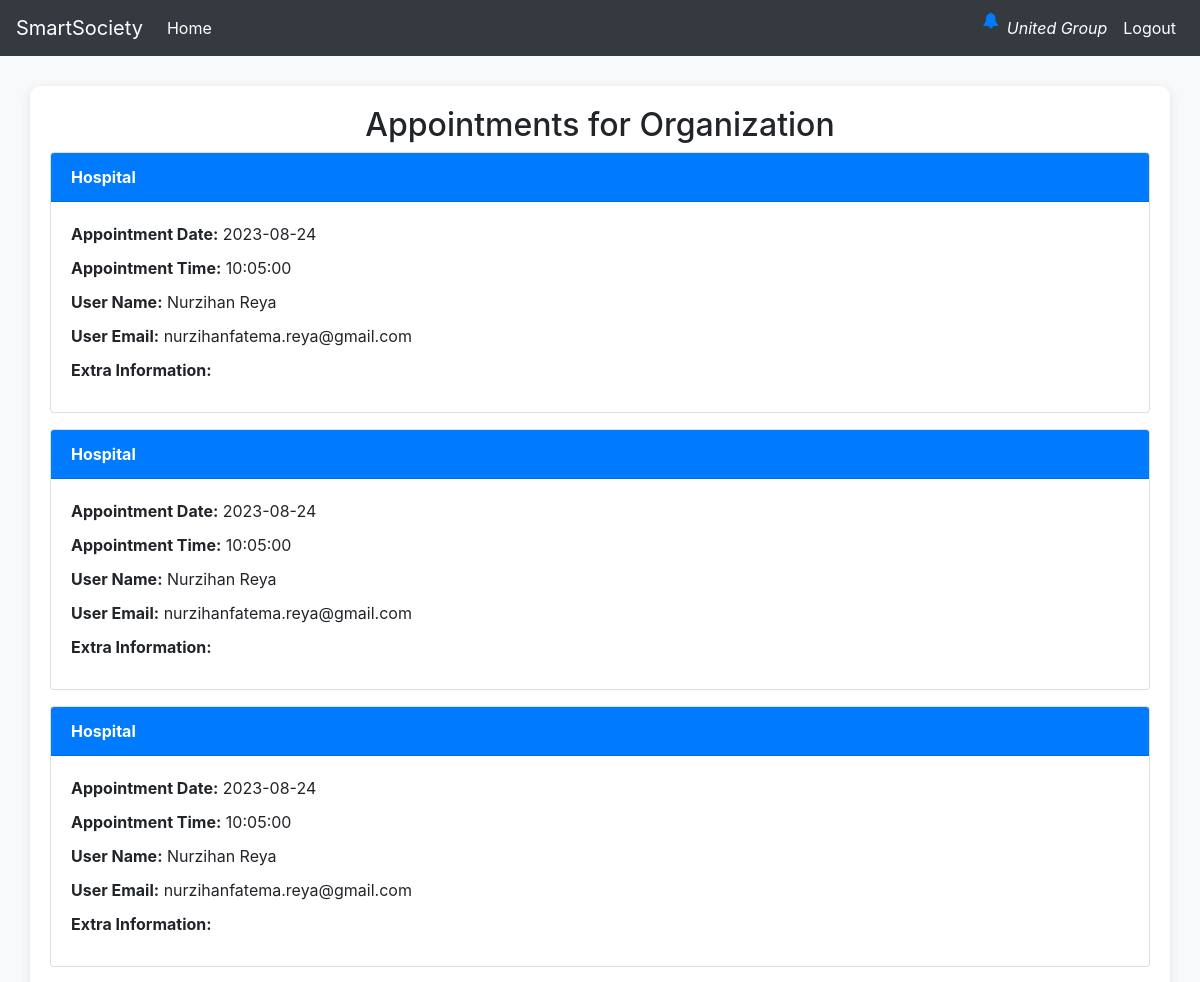
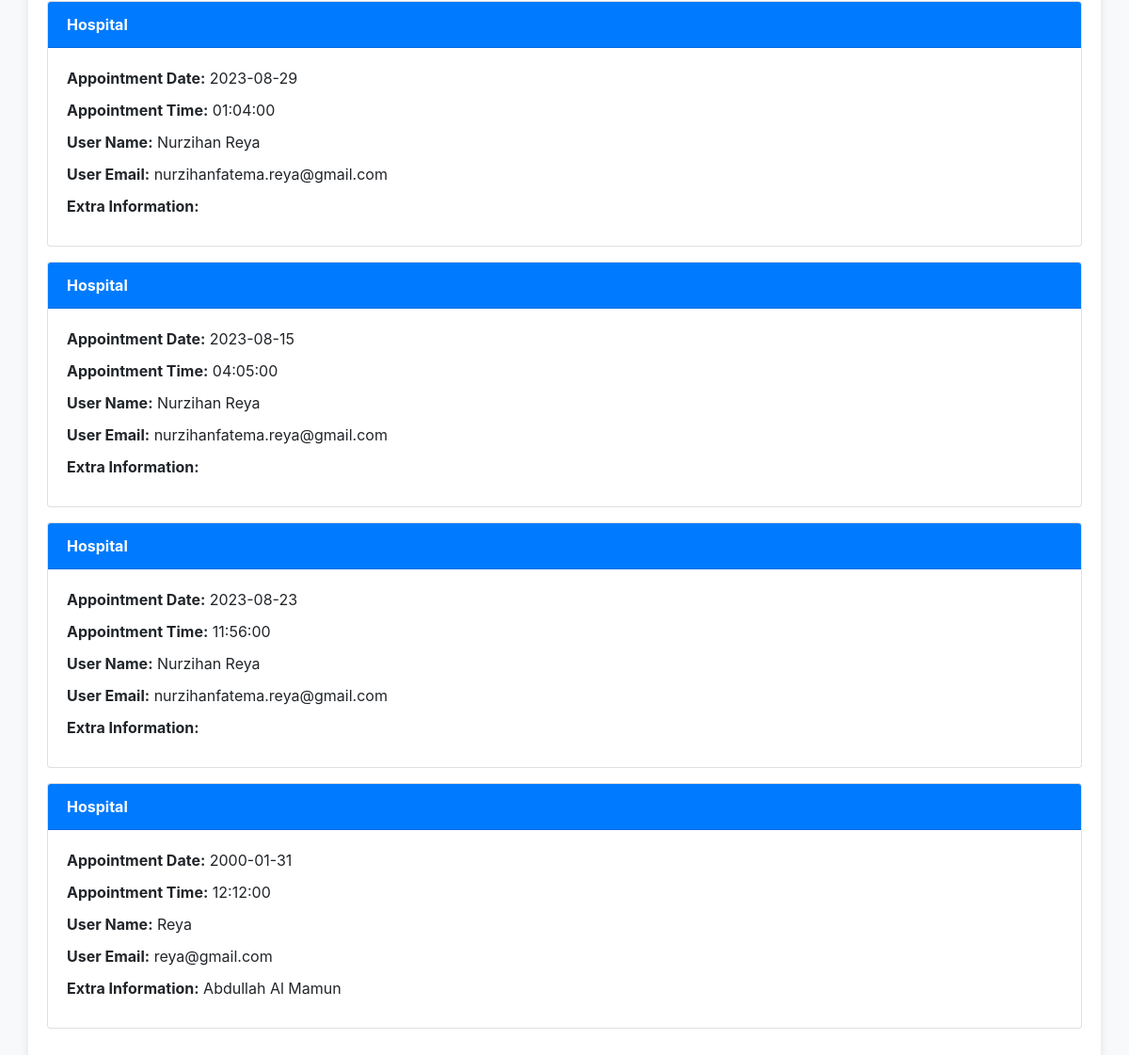
The app's page /view_appointments.php?org_id=2 (signed in) with its own data (2 pictures, top to bottom).
### tables this page shows
CREATE TABLE `appointments` (
  `appointment_id` int(11) NOT NULL,
  `user_id` int(11) NOT NULL,
  `service_id` int(11) NOT NULL,
  `phone_number` varchar(15) NOT NULL,
  `appointment_date` date NOT NULL,
  `appointment_time` time NOT NULL,
  `created_at` timestamp NOT NULL DEFAULT current_timestamp(),
  `extra` varchar(100) NOT NULL
);

CREATE TABLE `services` (
  `s_id` int(11) NOT NULL,
  `o_id` int(11) NOT NULL,
  `service_name` varchar(255) NOT NULL,
  `description` varchar(2000) NOT NULL,
  `image_url` varchar(255) NOT NULL
);

CREATE TABLE `users` (
  `id` int(11) NOT NULL,
  `useremail` varchar(255) NOT NULL,
  `name` varchar(255) NOT NULL,
  `user_type_id` int(11) NOT NULL,
  `password` int(11) NOT NULL,
  `dt` timestamp NOT NULL DEFAULT current_timestamp() ON UPDATE current_timestamp(),
  `location` varchar(255) NOT NULL DEFAULT ''
);

### view_appointments.php (the view, shortened to what this page needs)
<?php
include 'partials/_dbconnect.php';
include 'partials/_nav.php';
?>
<!DOCTYPE html>
<html lang="en">
<head>
    <link rel="stylesheet" href="https://stackpath.bootstrapcdn.com/bootstrap/4.4.1/css/bootstrap.min.css">
</head>
<body>
    <div class="container">
        <h2 class="text-center">Appointments for Organization</h2>
        <?php
          if (isset($_GET['org_id'])) {
              $org_id = $_GET['org_id'];
              $sql = "SELECT appointments.*, services.service_name, users.name AS user_name, users.useremail AS user_email
                      FROM appointments
                      JOIN services ON appointments.service_id = services.s_id
                      JOIN users ON appointments.user_id = users.id
                      WHERE services.o_id = $org_id";
              $result = mysqli_query($conn, $sql);
              if ($result && mysqli_num_rows($result) > 0) {
                  while ($row = mysqli_fetch_assoc($result)) {
                      echo '<div class="card mb-3">';
                      echo '<div class="card-header">' . $row['service_name'] . '</div>';
                      echo '<div class="card-body">';
                      echo '<p><strong>Appointment Date:</strong> ' . $row['appointment_date'] . '</p>';
                      echo '<p><strong>Appointment Time:</strong> ' . $row['appointment_time'] . '</p>';
                      echo '<p><strong>User Name:</strong> ' . $row['user_name'] . '</p>';
                      echo '<p><strong>User Email:</strong> ' . $row['user_email'] . '</p>';
                      echo '<p><strong>Extra Information:</strong> ' . $row['extra'] . '</p>';
                      echo '</div>';
                      echo '</div>';
                  }
              } else {
                  echo '<p class="text-danger">No appointments found for this organization.</p>';
              }
          } else {
              echo '<p class="text-danger">Invalid organization ID.</p>';
          }
          ?>
    </div>
</body>
</html>

### view_appointments.php (style rules this page uses)
body { background-color: #f8f9fa; }
.container { background-color: #fff; border-radius: 10px; padding: 20px; box-shadow: 0px 2px 10px rgba(0, 0, 0, 0.1); margin-top: 30px; }
.card { margin-bottom: 20px; }
.card-header { background-color: #007bff; color: #fff; font-weight: bold; }
.card-body p { margin-bottom: 10px; }

### records on screen
appointments: service.service_name "Hospital", appointment_date "2023-08-24", appointment_time "10:05:00", user.name "Nurzihan Reya", user.useremail "nurzihanfatema.reya@gmail.com"
appointments: service.service_name "Hospital", appointment_date "2023-08-24", appointment_time "10:05:00", user.name "Nurzihan Reya", user.useremail "nurzihanfatema.reya@gmail.com"
appointments: service.service_name "Hospital", appointment_date "2023-08-24", appointment_time "10:05:00", user.name "Nurzihan Reya", user.useremail "nurzihanfatema.reya@gmail.com"
appointments: service.service_name "Hospital", appointment_date "2023-08-29", appointment_time "01:04:00", user.name "Nurzihan Reya", user.useremail "nurzihanfatema.reya@gmail.com"
appointments: service.service_name "Hospital", appointment_date "2023-08-15", appointment_time "04:05:00", user.name "Nurzihan Reya", user.useremail "nurzihanfatema.reya@gmail.com"
appointments: service.service_name "Hospital", appointment_date "2023-08-23", appointment_time "11:56:00", user.name "Nurzihan Reya", user.useremail "nurzihanfatema.reya@gmail.com"
appointments: service.service_name "Hospital", appointment_date "2000-01-31", appointment_time "12:12:00", user.name "Reya", user.useremail "reya@gmail.com", extra "Abdullah Al Mamun"

### other values on screen
$_SESSION['name'] "United Group"
